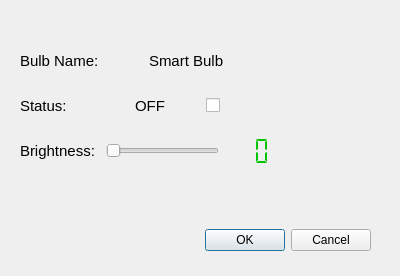
<?xml version="1.0" encoding="UTF-8"?>
<ui version="4.0">
 <class>SmartBulbConfig</class>
 <widget class="QDialog" name="SmartBulbConfig">
  <property name="geometry">
   <rect>
    <x>0</x>
    <y>0</y>
    <width>400</width>
    <height>276</height>
   </rect>
  </property>
  <property name="sizePolicy">
   <sizepolicy hsizetype="Fixed" vsizetype="Fixed">
    <horstretch>0</horstretch>
    <verstretch>0</verstretch>
   </sizepolicy>
  </property>
  <property name="windowTitle">
   <string>Bulb Configuration</string>
  </property>
  <property name="sizeGripEnabled">
   <bool>false</bool>
  </property>
  <property name="modal">
   <bool>true</bool>
  </property>
  <widget class="QDialogButtonBox" name="buttonBox">
   <property name="geometry">
    <rect>
     <x>30</x>
     <y>220</y>
     <width>341</width>
     <height>41</height>
    </rect>
   </property>
   <property name="orientation">
    <enum>Qt::Horizontal</enum>
   </property>
   <property name="standardButtons">
    <set>QDialogButtonBox::Cancel|QDialogButtonBox::Ok</set>
   </property>
  </widget>
  <widget class="QLabel" name="bulbImage">
   <property name="geometry">
    <rect>
     <x>290</x>
     <y>40</y>
     <width>91</width>
     <height>91</height>
    </rect>
   </property>
   <property name="text">
    <string/>
   </property>
   <property name="pixmap">
    <pixmap resource="res.qrc">:/images/bulbOff.png</pixmap>
   </property>
   <property name="scaledContents">
    <bool>true</bool>
   </property>
  </widget>
  <widget class="QWidget" name="">
   <property name="geometry">
    <rect>
     <x>20</x>
     <y>30</y>
     <width>251</width>
     <height>151</height>
    </rect>
   </property>
   <layout class="QVBoxLayout" name="verticalLayout">
    <item>
     <layout class="QHBoxLayout" name="horizontalLayout_2">
      <item>
       <widget class="QLabel" name="label_2">
        <property name="font">
         <font>
          <pointsize>11</pointsize>
         </font>
        </property>
        <property name="text">
         <string>Bulb Name: </string>
        </property>
       </widget>
      </item>
      <item>
       <widget class="QLabel" name="bulbName">
        <property name="font">
         <font>
          <pointsize>11</pointsize>
         </font>
        </property>
        <property name="text">
         <string>Smart Bulb</string>
        </property>
       </widget>
      </item>
     </layout>
    </item>
    <item>
     <layout class="QHBoxLayout" name="horizontalLayout_3">
      <item>
       <widget class="QLabel" name="label_3">
        <property name="font">
         <font>
          <pointsize>11</pointsize>
         </font>
        </property>
        <property name="text">
         <string>Status:               </string>
        </property>
       </widget>
      </item>
      <item>
       <widget class="QLabel" name="statusLabel">
        <property name="font">
         <font>
          <pointsize>11</pointsize>
         </font>
        </property>
        <property name="text">
         <string>OFF</string>
        </property>
       </widget>
      </item>
      <item>
       <widget class="QCheckBox" name="statusCheckBox">
        <property name="font">
         <font>
          <pointsize>11</pointsize>
         </font>
        </property>
        <property name="text">
         <string/>
        </property>
       </widget>
      </item>
     </layout>
    </item>
    <item>
     <layout class="QHBoxLayout" name="horizontalLayout">
      <item>
       <widget class="QLabel" name="label">
        <property name="font">
         <font>
          <pointsize>11</pointsize>
         </font>
        </property>
        <property name="text">
         <string>Brightness: </string>
        </property>
       </widget>
      </item>
      <item>
       <widget class="QSlider" name="brightnessSlider">
        <property name="minimum">
         <number>1</number>
        </property>
        <property name="maximum">
         <number>100</number>
        </property>
        <property name="orientation">
         <enum>Qt::Horizontal</enum>
        </property>
       </widget>
      </item>
      <item>
       <widget class="QLCDNumber" name="lcdNumber">
        <property name="font">
         <font>
          <pointsize>11</pointsize>
         </font>
        </property>
        <property name="styleSheet">
         <string notr="true">color:rgb(0, 197, 0);

border:none;

</string>
        </property>
        <property name="frameShape">
         <enum>QFrame::NoFrame</enum>
        </property>
        <property name="frameShadow">
         <enum>QFrame::Plain</enum>
        </property>
        <property name="lineWidth">
         <number>0</number>
        </property>
        <property name="digitCount">
         <number>3</number>
        </property>
        <property name="segmentStyle">
         <enum>QLCDNumber::Flat</enum>
        </property>
       </widget>
      </item>
     </layout>
    </item>
   </layout>
  </widget>
 </widget>
 <resources>
  <include location="res.qrc"/>
 </resources>
 <connections>
  <connection>
   <sender>buttonBox</sender>
   <signal>accepted()</signal>
   <receiver>SmartBulbConfig</receiver>
   <slot>accept()</slot>
   <hints>
    <hint type="sourcelabel">
     <x>248</x>
     <y>254</y>
    </hint>
    <hint type="destinationlabel">
     <x>157</x>
     <y>274</y>
    </hint>
   </hints>
  </connection>
  <connection>
   <sender>buttonBox</sender>
   <signal>rejected()</signal>
   <receiver>SmartBulbConfig</receiver>
   <slot>reject()</slot>
   <hints>
    <hint type="sourcelabel">
     <x>316</x>
     <y>260</y>
    </hint>
    <hint type="destinationlabel">
     <x>286</x>
     <y>274</y>
    </hint>
   </hints>
  </connection>
 </connections>
</ui>
